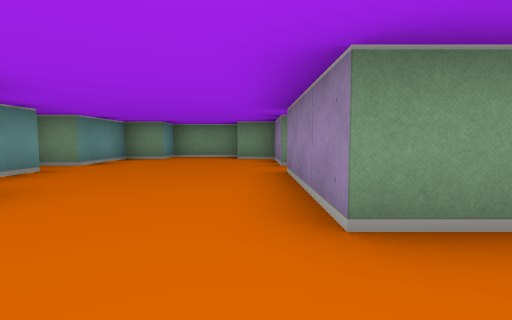
view 1 (above)

16 first-person views from a walk through a cub3D level. The camera is about half as high as the walls, tilts 4° down and sees 85° across. The floor is counted in squares. Each view is taken from the middle of a square. On the plan, view 1 faces up. The plan holds only what a view shows up to about 9 squares ahead; the rest is blank.

view 2
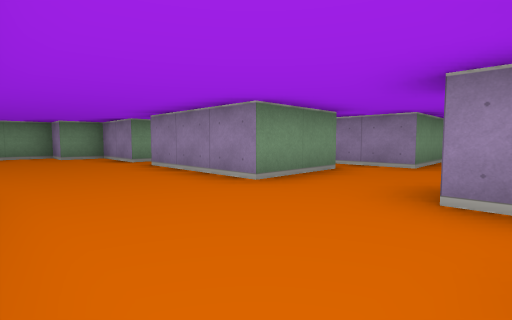

view 3
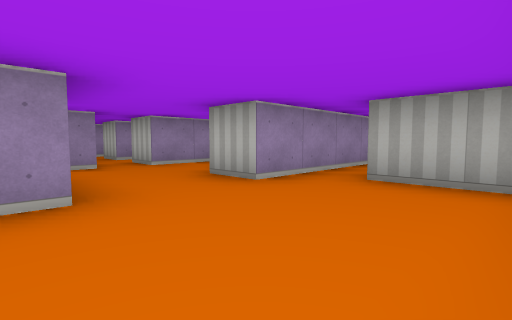

view 4
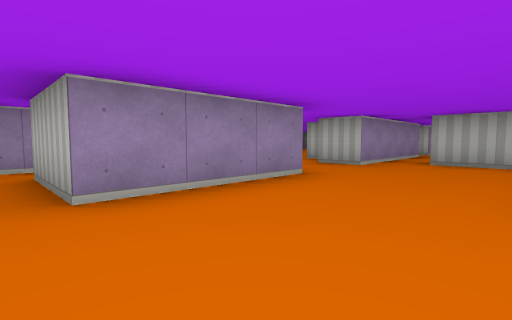

view 5
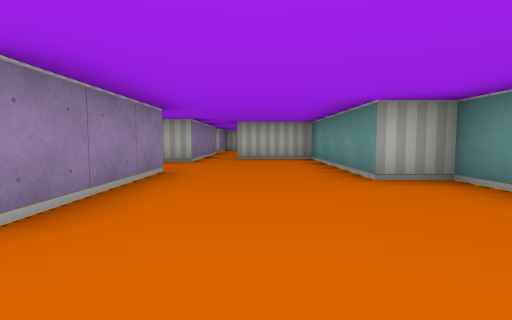

view 6
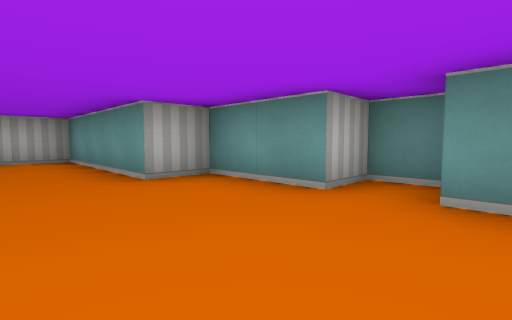

view 7
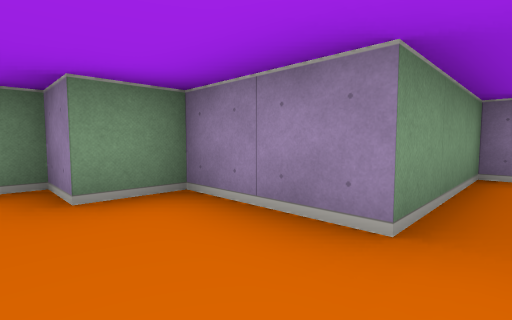

view 8
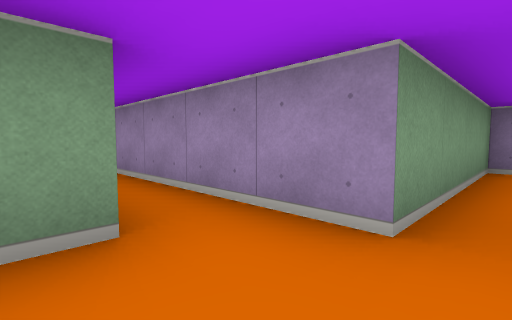

view 9
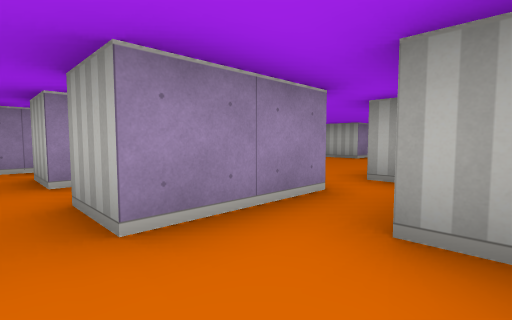

view 10
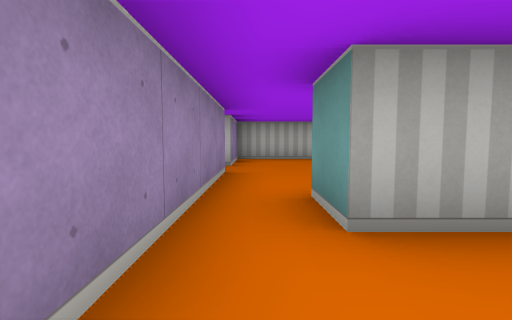

view 11
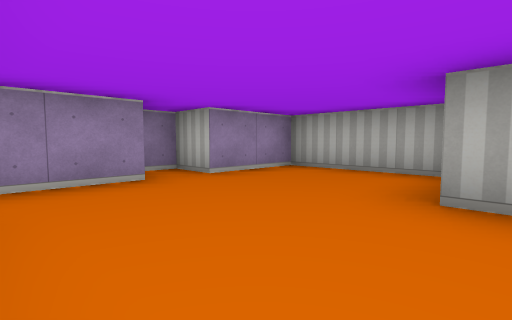

view 12
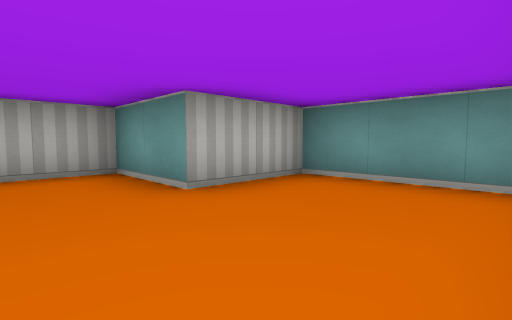

view 13
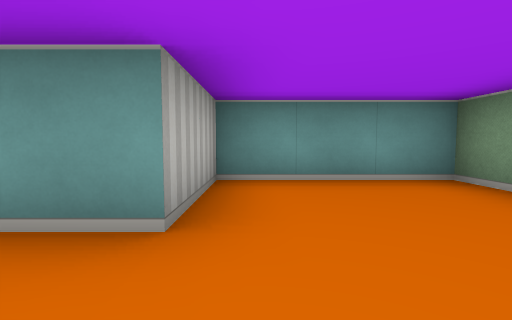

view 14
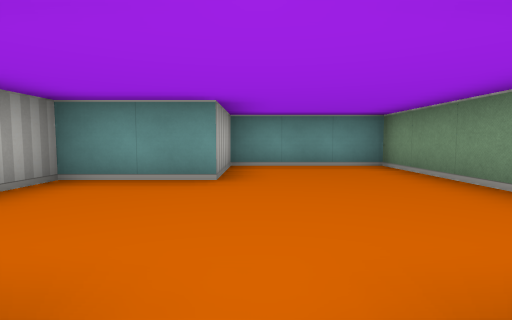

view 15
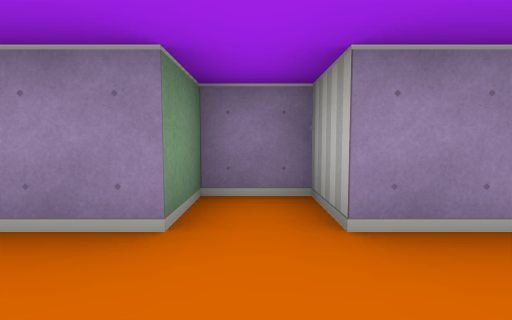

view 16
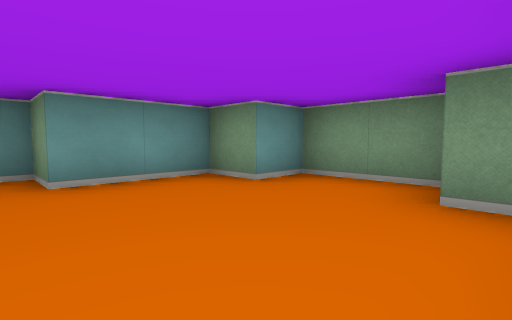

### Floor plan
Ten units are one square. View 1 is at (0, 0); x grows to the right and y downward. Boxes are objects, and circles mark ways between rooms. Rooms are numbered by the first view taken in them; rooms with no view inside come last. Other rooms are left out.
<svg viewBox="-50 -90 130 170">
<path fill="none" stroke="#000" d="M26 -15 5 -15 5 -45 25 -45M35 -5 35 -55 5 -55 5 -75 -5 -75 -5 -85 -25 -85 -25 -75 -35 -75 -35 -55 -45 -55 -45 -45 -35 -45 -35 -25 -25 -25 -25 15 -5 15 -5 25M20 15 25 15M5 25 5 5 15 5M35 26 35 5M-16 25 -45 25 -45 55 -25 55 -25 75 5 75 5 55 15 55 15 45 5 45 5 25M55 10 55 5 65 5M35 5 45 5M75 9 75 -5 35 -5"/>
<circle cx="0" cy="20" r="3" fill="#2a7"/>
<circle cx="40" cy="0" r="3" fill="#2a7"/>
<text x="0" y="-30">1</text>
<text x="-20" y="50">2</text>
<text x="50" y="0">3</text>
</svg>
Room 1 opens to room 2. Room 1 opens to room 3.

Where each view was taken, in squares from view 1:
view 1: 0 up, 0 right, facing up
view 2: 1 down, 2 left, facing up-right
view 3: 2 up, 2 left, facing down-right
view 4: 5 up, 2 left, facing down-right
view 5: 6 up, 1 left, facing down
view 6: 6 up, 1 left, facing down-left
view 7: 5 up, 1 left, facing up-right
view 8: 0 up, 2 right, facing up-right
view 9: 0 up, 2 right, facing down-right
view 10: 0 up, 0 right, facing down
view 11: 3 down, 3 left, facing down-right
view 12: 3 down, 1 left, facing down-left
view 13: 5 down, 1 left, facing left
view 14: 5 down, 1 right, facing left
view 15: 5 down, 1 left, facing right
view 16: 5 up, 0 right, facing up-left
